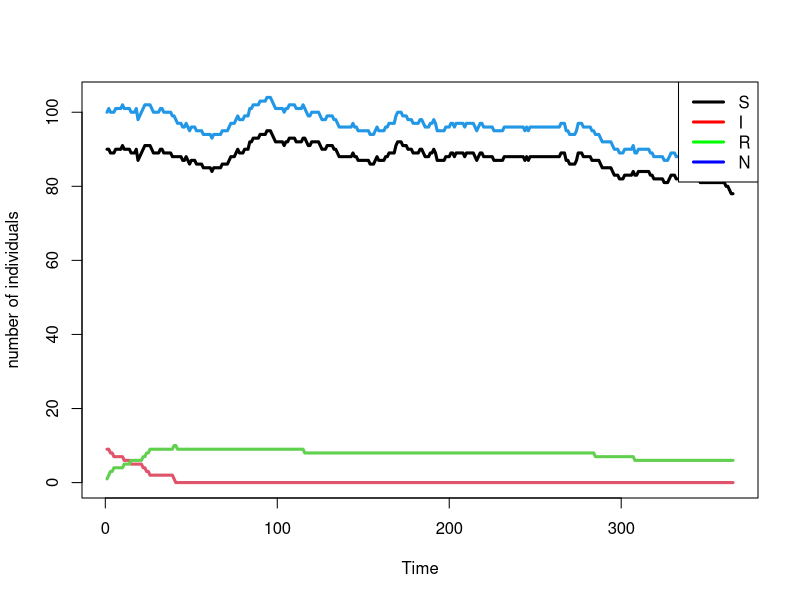

Source code (R):

## This is a simple SIR simulator to play with
## Copyright: Amy Dighe 2018

## beta: individual rate of infection
## alpha: birth rate; defaults to 0
## mu: death rate; defaults to 0

sir_sim <- function(beta, omega, sigma = 1 / 20, alpha = 0, mu = 0, 
                    ini_S = 100, ini_I = 1, ini_R = 0,
                    duration = 365) {

    ## This function checks that rates have acceptable values.
    check_rate <- function(r) {
        if (is.null(r)) stop("rate is NULL")
        if (!is.finite(r)) stop("rate is not a finite number:", r)
        if (r < 0) stop("rate is negative:", r)
    }

    
    ## Make a few checks of inputs
    check_rate(beta)
    check_rate(alpha)
    check_rate(mu)
    check_rate(duration)
    
    
    ## This function changes a rate lambda into a probability p, using:
    ## p = 1 - exp(-lambda)
    
    r2p <- function(r) {
        check_rate(r)
        p <- 1 - exp(-r)
        return(p)
    }

    alpha_prob <- r2p(alpha)
    mu_prob <- r2p(mu)
    beta_prob <- r2p(beta)
    sigma_prob <- r2p(sigma)
    omega_prob <- r2p(omega)

    #stay_S_prob <- 1 - (mu_prob + beta_prob)
    #stay_I_prob <- 1 - (mu_prob + sigma_prob)
    #stay_R_prob <- 1 - (mu_prob + omega_prob)


    ## defining outflows etc.

    #outflow_R <- data.frame(waned = 0, dead = 0)
    #outflow_S <- data.frame(infected = 0, dead = 0)
    #outflow_I <- data.frame(recovered = 0, dead = 0)

    S <- I <- R <- N <- integer(duration)
    S[1] <- ini_S
    I[1] <- ini_I
    R[1] <- ini_R 
    N[1]  <- S[1] + I[1] + R[1]

    time <- seq_len(duration)

    
    for (i in time[-1]) {
        
        ## cat("iteration:", i)
        ## browser()
        
        ## transitions into and out of susceptible state (S) in a time step
        new_births <- rpois(1, S[i - 1] * alpha)
        
        #new_waned <- (rmultinom(1, outflow_R, prob = c(omega_prob, mu))[1])
        new_susceptibles <- new_births #+ new_waned
        
        ## transitions into and out of infectious state (I) in a time step
        rate_infection <- beta * I[i - 1] / N[i - 1]

        outflow_S <- rbinom(1, S[i - 1],
                            prob = r2p(rate_infection + mu))
                
        S[i] <- S[i - 1] + new_susceptibles - outflow_S
        
        new_infectious <- rmultinom(1, size = outflow_S,
                                    prob = c(rate_infection, mu))[1]
        
        outflow_I <- rbinom(1, I[i - 1], prob = r2p(sigma + mu))
        
        I[i] <- I[i - 1] + new_infectious - outflow_I
        
        ## transitions into and out of recovered state (R) in a time step
        new_recovered <- rmultinom(1, outflow_I, prob = c(sigma, mu))[1]
        
        outflow_R <- rbinom(1, R[i-1], prob = r2p(omega + mu))
        
        R[i] <- R[i - 1] + new_recovered - outflow_R  
   
        N[i]  <- S[i] + I[i] + R[i]

    }

    out <- data.frame(time, S, I, R, N)
    
}





## example

out <- sir_sim(ini_S = 90, ini_I = 9, ini_R = 1, alpha = 0.002, mu = 0.002,
               beta = 0.01, omega = 0.0002)



matplot(x = out$time, y = out[c(2,3,4,5)], type = "l", lty = 1, lwd = 3,
        xlab = "Time", ylab = "number of individuals")

legend("topright", lwd = 3, lty = 1,
       col = c("black", "red", "green", "blue"),
       legend = c("S", "I", "R", "N"))
